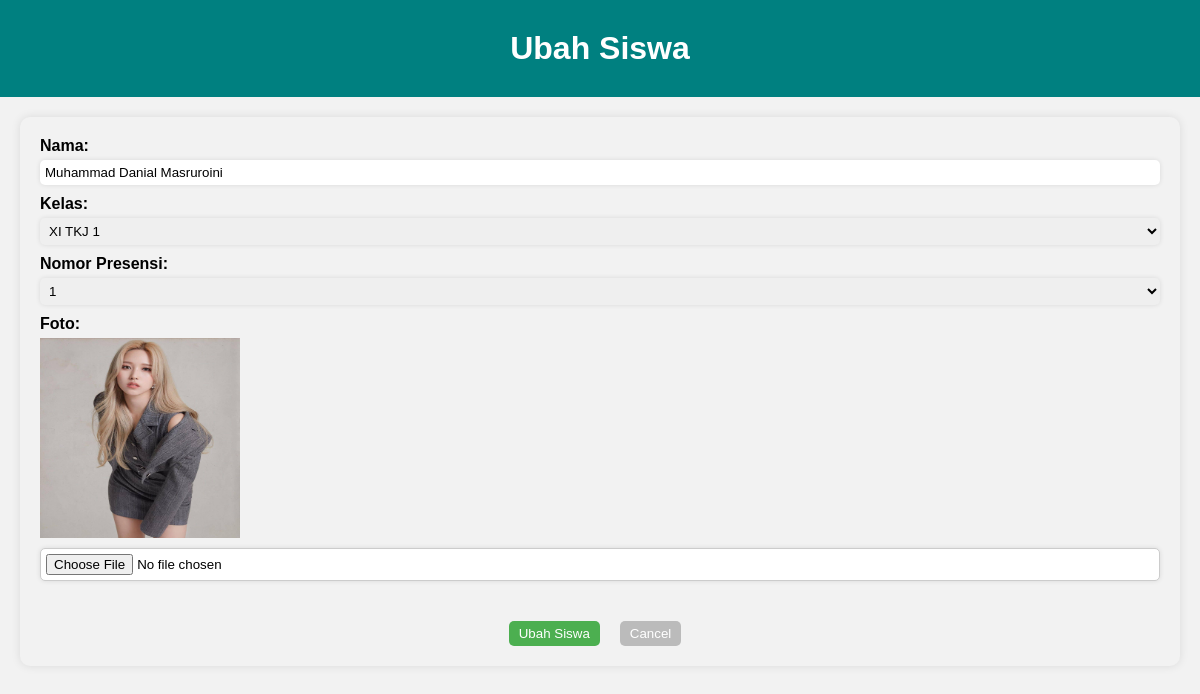
Before: /ubah_siswa.php?id=1 with the older database file.
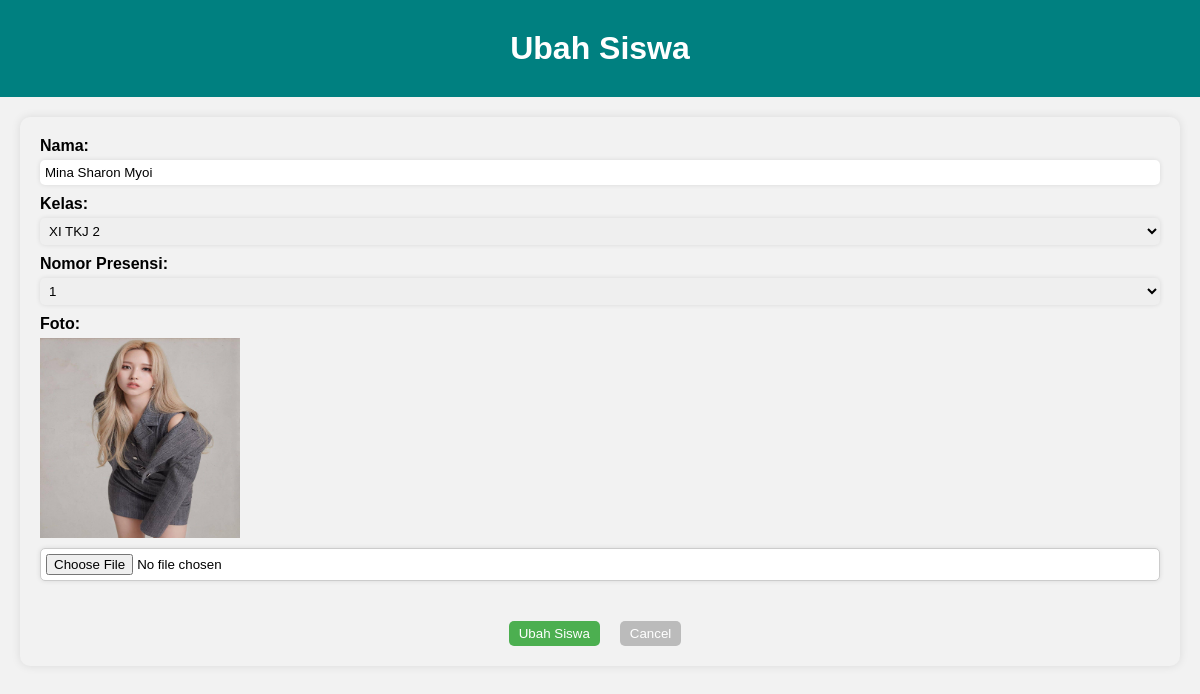
After: the same page with the newer database file.
### tables this page shows
CREATE TABLE `tabel_siswa` (
  `id` int(11) NOT NULL,
  `nama` varchar(50) NOT NULL,
  `kelas` varchar(10) NOT NULL,
  `no_presensi` int(11) NOT NULL,
  `foto` blob DEFAULT NULL
);

### ubah_siswa.php (the view, shortened to what this page needs)
<!DOCTYPE html>
<html>
<head>
	<link rel="stylesheet" type="text/css" href="css/style.css">
</head>
<body>
	<div class="container">
		<h1>Ubah Siswa</h1>
		<?php
			include 'koneksi.php';
			$id = $_GET['id'];
			$query = "SELECT * FROM tabel_siswa WHERE id='$id'";
			$result = mysqli_query($koneksi, $query);
			$data = mysqli_fetch_array($result);
		?>
		<form action="proses_ubah.php" method="POST" enctype="multipart/form-data">
			<label>Nama:</label>
			<input type="text" name="nama" value="<?php echo $data['nama']; ?>" required>
			<label>Kelas:</label>
			<select name="kelas" required>
				<option value="XI TKJ 1" <?php if($data['kelas'] == 'XI TKJ 1') echo 'selected'; ?>>XI TKJ 1</option>
				<option value="XI TKJ 2" <?php if($data['kelas'] == 'XI TKJ 2') echo 'selected'; ?>>XI TKJ 2</option>
			</select>
			<label>Nomor Presensi:</label>
			<select name="no_presensi" required>
				<?php
					for ($i = 1; $i <= 36; $i++) {
						echo '<option value="'.$i.'"';
						if ($data['no_presensi'] == $i) {
							echo ' selected';
						}
						echo '>'.$i.'</option>';
					}
				?>
			</select>
			<label>Foto:</label>
			<?php
				if ($data['foto']) {
				  echo '<img src="uploads/'.$data['foto'].'" class="siswa-img">';
				} else {
				  echo 'Tidak ada foto';
				}
			?>
			<input type="file" name="foto" accept="image/*">
			<div class="buttons">
				<button type="submit">Ubah Siswa</button>
				<button id="cancel-button" onclick="location.href='index.php'">Cancel</button>
			</div>
		</form>
	</div>
</body>
</html>

### css/style.css (style rules this page uses)
form { display: flex; flex-direction: column; margin: 20px; padding: 20px; background-color: #f2f2f2; border-radius: 10px; box-shadow: 0 0 10px rgba(0, 0, 0, 0.1); }
label { font-weight: bold; margin-bottom: 5px; }
input[type="text"], input[type="file"], select { padding: 5px; margin-bottom: 10px; border: none; border-radius: 5px; box-shadow: 0 0 5px rgba(0, 0, 0, 0.1); }
input[type="submit"], button { padding: 5px 10px; margin-top: 10px; margin-right: 10px; border: none; border-radius: 5px; background-color: #4CAF50; color: #fff; cursor: pointer; }
input[type="file"] { border: 1px solid #ccc; background-color: #fff; }
body { margin: 0; padding: 0; background-color: #f2f2f2; font-family: Arial, sans-serif; }
h1 { text-align: center; padding: 30px 0; margin: 0; background-color: #008080; color: #fff; }
.buttons { display: flex; justify-content: center; margin-top: 20px; }
#cancel-button { display: inline-block; padding: 5px 10px; margin-left: 10px; margin-right: 10px; border: none; border-radius: 5px; background-color: #bbb; color: #fff; cursor: pointer; }
.siswa-img { max-width: 200px; max-height: 200px; margin-bottom: 10px; }

Changed rows visible on the page:
changed tabel_siswa: nama "Muhammad Danial Masruroini" → "Mina Sharon Myoi"; kelas "XI TKJ 1" → "XI TKJ 2"
